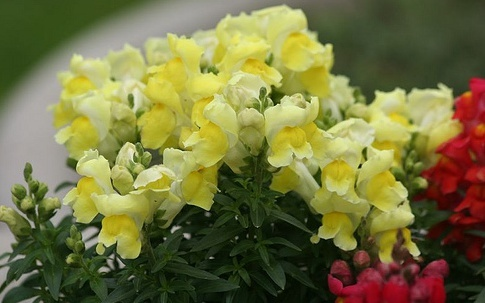
#> input picture samples/sample_1_clean.jpg, 485 x 303 px
$ python generate_dataset.py --input_dir ../../samples --output_dir out   (older library calls are emulated)
#> lines starting #> are read from the running program, lines starting #| are printed output that depends on the picture
### backend/app/ml/degrade.py
"""
Controlled synthetic degradation pipeline.

We don't have a real "quality-graded" dataset with ground-truth labels, so
per the assessment's section 8 we generate one: take clean images and apply
randomized, parameterized degradations, and use the known parameters as
ground truth for quality_score / issue-type / severity supervision.

Each degradation function takes a clean BGR uint8 image and a severity in
[0, 1] and returns (degraded_image, quality_score_delta, severity_label).
Severity label bucketing: 0.0-0.25 none, 0.25-0.5 low, 0.5-0.75 medium,
0.75-1.0 high (kept consistent with the API's severity vocabulary).
"""
from __future__ import annotations

import random
from dataclasses import dataclass, field

import cv2
import numpy as np

ISSUE_TYPES = ["blur", "underexposure", "overexposure", "noise", "corruption", "defect"]

# Per-issue penalty weights used to define the synthetic ground-truth
# quality_score (see DegradationResult.quality_score below) AND, for
# consistency, reused by the inference ensemble to convert a set of
# detected issues + confidences back into a score-consistency check.
# Single source of truth so the two don't drift apart.
ISSUE_SEVERITY_WEIGHTS = {"blur": 45, "underexposure": 35, "overexposure": 35,
                           "noise": 40, "corruption": 70, "defect": 60}


# [8 lines left out: function _severity_label, not called in this run]


@dataclass
class DegradationResult:
    image: np.ndarray
    applied: dict = field(default_factory=dict)  # issue_type -> severity (0-1)

    @property
    def quality_score(self) -> float:
        """
        Ground-truth quality score in [0, 100]: start clean at 100 and
        subtract a weighted penalty per applied issue, saturating so
        multiple simultaneous issues can still floor near 0.
        """
        penalty = sum(ISSUE_SEVERITY_WEIGHTS[k] * v for k, v in self.applied.items())
        return float(np.clip(100 - penalty, 0, 100))

    @property
    def quality_label(self) -> str:
        s = self.quality_score
        if s >= 80:
            return "ACCEPTABLE"
        if s >= 50:
            return "DEGRADED"
        return "DEFECTIVE"


def apply_blur(img: np.ndarray, severity: float) -> np.ndarray:
    ksize = int(1 + severity * 14) | 1  # odd kernel, up to ~15px
    if ksize <= 1:
        return img
    return cv2.GaussianBlur(img, (ksize, ksize), sigmaX=severity * 6)


def apply_underexposure(img: np.ndarray, severity: float) -> np.ndarray:
    gamma = 1.0 + severity * 3.5  # gamma > 1 darkens
    factor = np.clip(1.0 - severity * 0.6, 0.15, 1.0)
    inv = 1.0 / gamma
    table = ((np.arange(256) / 255.0) ** inv * 255 * factor).astype(np.uint8)
    return cv2.LUT(img, table)


def apply_overexposure(img: np.ndarray, severity: float) -> np.ndarray:
    add = severity * 160
    return np.clip(img.astype(np.float32) + add, 0, 255).astype(np.uint8)


def apply_noise(img: np.ndarray, severity: float) -> np.ndarray:
    sigma = severity * 45
    gauss = np.random.normal(0, sigma, img.shape).astype(np.float32)
    noisy = img.astype(np.float32) + gauss
    if severity > 0.5:  # add speckle for higher severities, common in sensor/low-light noise
        speckle = img.astype(np.float32) * np.random.normal(0, severity * 0.3, img.shape)
        noisy += speckle
    return np.clip(noisy, 0, 255).astype(np.uint8)


# [48 lines left out: functions apply_corruption, apply_defect, not called in this run]


DEGRADATION_FNS = {
    "blur": apply_blur,
    "underexposure": apply_underexposure,
    "overexposure": apply_overexposure,
    "noise": apply_noise,
    "corruption": apply_corruption,
    "defect": apply_defect,
}


def random_degrade(
    img: np.ndarray,
    max_issues: int = 2,
    p_clean: float = 0.12,
    rng: random.Random | None = None,
) -> DegradationResult:
    """
    Apply zero, one, or several randomly chosen degradations to a clean
    image, simulating realistic mixed-issue photos (e.g. blurry AND
    underexposed). Mutually-exclusive pairs (under/over-exposure) are
    avoided.
    """
    rng = rng or random
    if rng.random() < p_clean:
        return DegradationResult(image=img.copy(), applied={})

    n_issues = rng.randint(1, max_issues)
    candidates = list(DEGRADATION_FNS.keys())
    chosen = []
    while len(chosen) < n_issues and candidates:
        pick = rng.choice(candidates)
        candidates.remove(pick)
        if pick == "overexposure" and "underexposure" in chosen:
            continue
        if pick == "underexposure" and "overexposure" in chosen:
            continue
        chosen.append(pick)

    out = img.copy()
    applied = {}
    for issue in chosen:
        severity = rng.uniform(0.2, 1.0)
        out = DEGRADATION_FNS[issue](out, severity)
        applied[issue] = severity

    return DegradationResult(image=out, applied=applied)

### backend/app/ml/features.py
"""
Classical, interpretable image-quality feature extraction.

These features are:
  1. Used directly as rule-based / thresholded signals for explainability
     (each ties to a specific issue type).
  2. Fed as auxiliary input into the learned model (hybrid approach).

All functions accept a BGR or grayscale numpy array (OpenCV convention)
and return plain Python floats/dicts so results are JSON-serializable.
"""
from __future__ import annotations

import numpy as np
import cv2
from dataclasses import dataclass, asdict


@dataclass
class QualityFeatures:
    # --- Sharpness / blur ---
    laplacian_variance: float          # higher = sharper
    tenengrad: float                   # gradient-magnitude based sharpness

    # --- Exposure ---
    mean_luminance: float              # 0-255
    underexposed_frac: float           # fraction of pixels in low bins
    overexposed_frac: float            # fraction of pixels in high (clipped) bins

    # --- Noise ---
    noise_sigma: float                 # estimated noise std (robust MAD-based)

    # --- Contrast / dynamic range ---
    luminance_std: float
    dynamic_range: float               # p99 - p1 percentile of luminance

    # --- Color ---
    colorfulness: float
    saturation_mean: float

    # --- Compression / corruption ---
    blockiness: float                  # JPEG 8x8 block-edge energy
    decodable: bool                    # False if image failed to decode/read
    entropy: float                     # Shannon entropy of luminance histogram

    def to_dict(self) -> dict:
        return asdict(self)


def _to_gray(img: np.ndarray) -> np.ndarray:
    if img.ndim == 3:
        return cv2.cvtColor(img, cv2.COLOR_BGR2GRAY)
    return img


def laplacian_variance(gray: np.ndarray) -> float:
    """Classic blur metric: variance of the Laplacian. Low = blurry."""
    return float(cv2.Laplacian(gray, cv2.CV_64F).var())


def tenengrad(gray: np.ndarray) -> float:
    """Gradient-magnitude based sharpness (Sobel energy)."""
    gx = cv2.Sobel(gray, cv2.CV_64F, 1, 0, ksize=3)
    gy = cv2.Sobel(gray, cv2.CV_64F, 0, 1, ksize=3)
    return float(np.mean(gx ** 2 + gy ** 2))


def exposure_stats(gray: np.ndarray) -> tuple[float, float, float]:
    """Returns (mean_luminance, underexposed_frac, overexposed_frac)."""
    hist = cv2.calcHist([gray], [0], None, [256], [0, 256]).flatten()
    total = hist.sum()
    under = hist[:10].sum() / total   # near-black bins
    over = hist[246:].sum() / total   # near-white / clipped bins
    return float(gray.mean()), float(under), float(over)


def estimate_noise_sigma(gray: np.ndarray) -> float:
    """
    Robust noise estimator: convolve with a Laplacian-like kernel that
    suppresses image structure but responds strongly to noise, then take
    a MAD-based (outlier-robust) estimate of the residual standard
    deviation. Based on the Immerkaer (1996) fast noise estimation idea,
    with a median-absolute-deviation normalizer instead of a plain mean
    so real edges (which produce large but sparse responses) don't
    inflate the estimate the way they would with a mean-based version.
    """
    M = np.array([[1, -2, 1], [-2, 4, -2], [1, -2, 1]], dtype=np.float64)
    conv = cv2.filter2D(gray.astype(np.float64), -1, M)
    kernel_gain = np.sqrt(np.sum(M ** 2))  # = 6 for this kernel; convolving
    # iid noise of std sigma through M scales output std by this factor,
    # so we must divide it back out to recover sigma itself.
    sigma = float(np.median(np.abs(conv)) / 0.6745 / kernel_gain)
    return max(0.0, sigma)


def dynamic_range(gray: np.ndarray) -> tuple[float, float]:
    std = float(gray.std())
    p1, p99 = np.percentile(gray, [1, 99])
    return std, float(p99 - p1)


def colorfulness_metric(img_bgr: np.ndarray) -> float:
    """Hasler & Susstrunk colorfulness metric."""
    if img_bgr.ndim != 3:
        return 0.0
    B, G, R = img_bgr[:, :, 0].astype(float), img_bgr[:, :, 1].astype(float), img_bgr[:, :, 2].astype(float)
    rg = R - G
    yb = 0.5 * (R + G) - B
    std_rg, mean_rg = rg.std(), rg.mean()
    std_yb, mean_yb = yb.std(), yb.mean()
    std_root = np.sqrt(std_rg ** 2 + std_yb ** 2)
    mean_root = np.sqrt(mean_rg ** 2 + mean_yb ** 2)
    return float(std_root + 0.3 * mean_root)


def saturation_mean(img_bgr: np.ndarray) -> float:
    if img_bgr.ndim != 3:
        return 0.0
    hsv = cv2.cvtColor(img_bgr, cv2.COLOR_BGR2HSV)
    return float(hsv[:, :, 1].mean())


def blockiness_metric(gray: np.ndarray) -> float:
    """
    Estimate JPEG block-edge energy: compare gradient magnitude at 8-pixel
    grid boundaries vs. interior gradients. High ratio => visible blocking.
    """
    gray = gray.astype(np.float64)
    h, w = gray.shape
    if h < 16 or w < 16:
        return 0.0
    gx = np.abs(np.diff(gray, axis=1))
    grid_cols = gx[:, 7:w - 1:8]
    if grid_cols.size == 0:
        return 0.0
    grid_energy = grid_cols.mean()
    overall_energy = gx.mean() + 1e-6
    return float(grid_energy / overall_energy)


def shannon_entropy(gray: np.ndarray) -> float:
    hist = cv2.calcHist([gray], [0], None, [256], [0, 256]).flatten()
    hist = hist / (hist.sum() + 1e-9)
    hist = hist[hist > 0]
    return float(-np.sum(hist * np.log2(hist)))


def extract_features(img_bgr: np.ndarray) -> QualityFeatures:
    """Main entry point: compute the full interpretable feature set."""
    gray = _to_gray(img_bgr)
    lap_var = laplacian_variance(gray)
    ten = tenengrad(gray)
    mean_lum, under_frac, over_frac = exposure_stats(gray)
    noise = estimate_noise_sigma(gray)
    lum_std, dyn_range = dynamic_range(gray)
    colorfulness = colorfulness_metric(img_bgr)
    sat = saturation_mean(img_bgr)
    block = blockiness_metric(gray)
    entropy = shannon_entropy(gray)

    return QualityFeatures(
        laplacian_variance=lap_var,
        tenengrad=ten,
        mean_luminance=mean_lum,
        underexposed_frac=under_frac,
        overexposed_frac=over_frac,
        noise_sigma=noise,
        luminance_std=lum_std,
        dynamic_range=dyn_range,
        colorfulness=colorfulness,
        saturation_mean=sat,
        blockiness=block,
        decodable=True,
        entropy=entropy,
    )


# [16 lines left out: function feature_vector, not called in this run]


FEATURE_NAMES = [
    "laplacian_variance", "tenengrad", "mean_luminance", "underexposed_frac",
    "overexposed_frac", "noise_sigma", "luminance_std", "dynamic_range",
    "colorfulness", "saturation_mean", "blockiness", "entropy",
]

### backend/scripts/generate_dataset.py
"""
Generate a labeled image-quality dataset from a folder of clean images by
applying randomized synthetic degradations (see app/ml/degrade.py).

Usage:
    python scripts/generate_dataset.py \
        --input_dir data/clean \
        --output_dir data/synthetic \
        --per_image 4 \
        --img_size 256

Produces:
    data/synthetic/images/*.jpg          (degraded images)
    data/synthetic/manifest.csv          (labels + engineered features + split)

Ground truth per row: quality_score, quality_label, one column per issue
type holding its applied severity (0.0 if not applied), and a `split`
column (train/val/test) assigned by clean-image identity so no image's
variants leak across splits.
"""
from __future__ import annotations

import argparse
import csv
import random
from pathlib import Path

import cv2
import numpy as np
from tqdm import tqdm

import sys
sys.path.insert(0, str(Path(__file__).resolve().parents[1]))

from app.ml.degrade import random_degrade, ISSUE_TYPES
from app.ml.features import extract_features, FEATURE_NAMES

VALID_EXTS = {".jpg", ".jpeg", ".png", ".bmp", ".webp"}


def list_images(input_dir: Path) -> list[Path]:
    return sorted(p for p in input_dir.rglob("*") if p.suffix.lower() in VALID_EXTS)


def assign_split(image_id: str, val_frac=0.15, test_frac=0.15) -> str:
    """Deterministic split by hashing the source image name, so all
    degraded variants of one clean image stay in the same split."""
    h = abs(hash(image_id)) % 1000 / 1000.0
    if h < test_frac:
        return "test"
    if h < test_frac + val_frac:
        return "val"
    return "train"


def main():
    ap = argparse.ArgumentParser()
    ap.add_argument("--input_dir", required=True, type=Path)
    ap.add_argument("--output_dir", required=True, type=Path)
    ap.add_argument("--per_image", type=int, default=4,
                     help="Number of degraded variants to generate per clean image")
    ap.add_argument("--img_size", type=int, default=256)
    ap.add_argument("--seed", type=int, default=42)
    args = ap.parse_args()

    random.seed(args.seed)
    np.random.seed(args.seed)

    images_out = args.output_dir / "images"
    images_out.mkdir(parents=True, exist_ok=True)

    clean_paths = list_images(args.input_dir)
    if not clean_paths:
        raise SystemExit(f"No images found under {args.input_dir}")
    print(f"Found {len(clean_paths)} clean images. Generating {args.per_image} variants each "
          f"-> {len(clean_paths) * args.per_image} total samples.")

    manifest_path = args.output_dir / "manifest.csv"
    fieldnames = (["filename", "source_image", "split", "quality_score", "quality_label"]
                  + [f"issue_{t}" for t in ISSUE_TYPES] + FEATURE_NAMES)

    n_written = 0
    with open(manifest_path, "w", newline="") as f:
        writer = csv.DictWriter(f, fieldnames=fieldnames)
        writer.writeheader()

        for clean_path in tqdm(clean_paths, desc="Degrading images"):
            img = cv2.imread(str(clean_path))
#> img is the input picture: shape (303, 485, 3); mean B, G, R 64, 115.4, 116.9
            if img is None:
                continue  # skip unreadable source files
            img = cv2.resize(img, (args.img_size, args.img_size), interpolation=cv2.INTER_AREA)
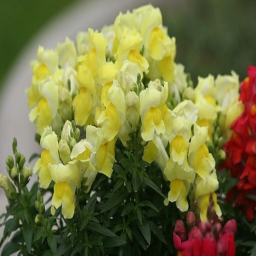
#> img: shape (256, 256, 3); mean B, G, R 64, 115.4, 116.9
            split = assign_split(clean_path.stem)

            for k in range(args.per_image):
                rng = random.Random(f"{clean_path.stem}_{k}_{args.seed}")
                result = random_degrade(img, rng=rng)
                out_name = f"{clean_path.stem}_{k}.jpg"
                cv2.imwrite(str(images_out / out_name), result.image,
                             [cv2.IMWRITE_JPEG_QUALITY, 95])

                feats = extract_features(result.image)
                row = {
                    "filename": out_name,
                    "source_image": clean_path.name,
                    "split": split,
                    "quality_score": round(result.quality_score, 2),
                    "quality_label": result.quality_label,
                    **{f"issue_{t}": round(result.applied.get(t, 0.0), 4) for t in ISSUE_TYPES},
                    **feats.to_dict(),
                }
                row.pop("decodable", None)
                writer.writerow(row)
                n_written += 1
#> this loop made 4 passes
#> (lap_var in extract_features, ten in extract_features, mean_lum in extract_features, under_frac in extract_features, over_frac in extract_features) on passes 1 to 4: (2571.9, 12281.3, 109.7, 0.0161, 0), (15456, 20075.6, 208.4, 0, 0.162), (3.11, 955.1, 109.9, 0, 0), (5.26, 482.6, 105.9, 0, 0)
#> pass 1, in apply_noise, `noisy = img.astype(np.float32) + gauss`:
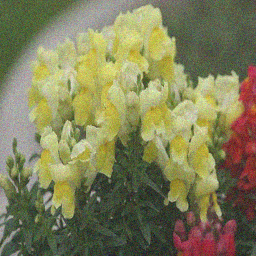
#> noisy: shape (256, 256, 3) float32; mean B, G, R 64, 115.4, 116.9; drawn with min black and max white
#> pass 1, in main, `cv2.imwrite(str(images_out / out_name), result.image, [cv2.IMWRITE_JPE..`:
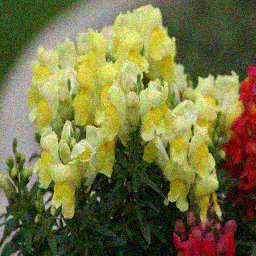
#> saved as sample_1_clean_0.jpg: shape (256, 256, 3); mean B, G, R 64.1, 115, 116.6
#> pass 1, in extract_features, `gray = _to_gray(img_bgr)`:
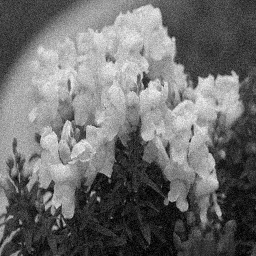
#> gray: shape (256, 256); min 0, max 244, mean 109.7
#> pass 1, in tenengrad, `gx = cv2.Sobel(gray, cv2.CV_64F, 1, 0, ksize=3)`:
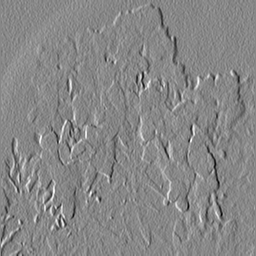
#> gx: shape (256, 256) float64; min -677, max 594, mean -1.9; drawn with min black and max white
#> after the loop:
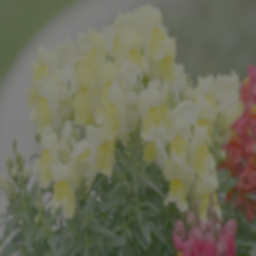
#> result.image: shape (256, 256, 3); mean B, G, R 88.9, 107.9, 108.2
#> after the loop, n_written = 4
#> pass 2 of the loop in main, `for clean_path in tqdm(clean_paths, desc="Degrading images"):`:
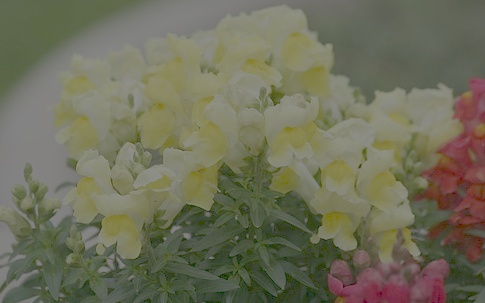
#> input picture samples/sample_3_underexposed.jpg, 485 x 303 px
#> in main, img is the input picture: shape (303, 485, 3); mean B, G, R 90.2, 111.3, 111.5
#> img: shape (256, 256, 3)
#> the loop in main, `for k in range(args.per_image):` made 4 passes
#> (lap_var in extract_features, ten in extract_features, mean_lum in extract_features, over_frac in extract_features, noise in extract_features) on passes 1 to 4: (2.43, 223.4, 215, 0.00276, 0.247), (109.2, 1595.8, 183, 0, 0.494), (3.13, 319.7, 109, 0, 0.247), (3.14, 326.8, 210, 0, 0.247)
#> pass 1, in extract_features (call 5), `gray = _to_gray(img_bgr)`:
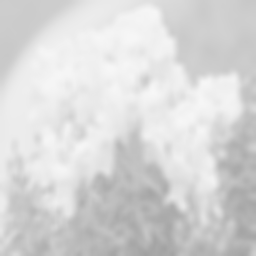
#> gray: shape (256, 256); min 160, max 247, mean 215
#> pass 1, in tenengrad (call 5), `gy = cv2.Sobel(gray, cv2.CV_64F, 0, 1, ksize=3)`:
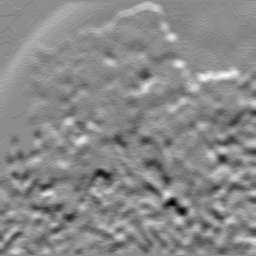
#> gy: shape (256, 256) float64; min -59, max 48, mean -1; drawn with min black and max white
#> after the loop in main, `for k in range(args.per_image):`: n_written = 8

    print(f"Wrote {n_written} samples to {manifest_path}")
#| Wrote 8 samples to out/manifest.csv


if __name__ == "__main__":
    main()
